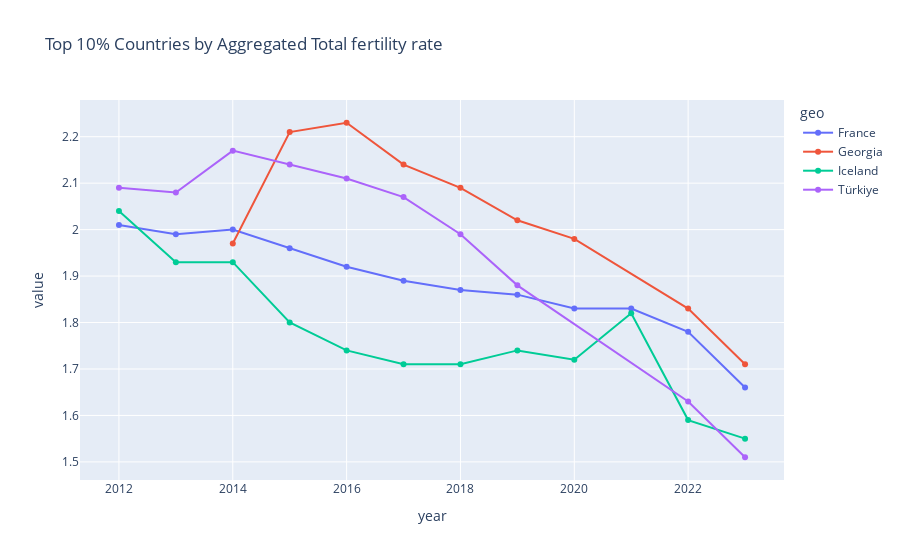
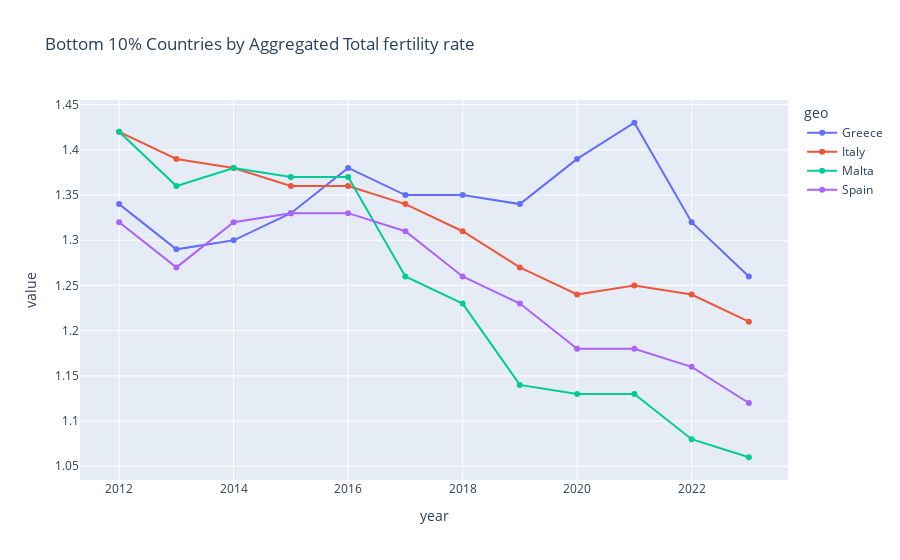

The cell these charts' notebook holds for them, in order:
### Code cell
import pandas as pd
import plotly.express as px
df = pd.read_csv(r'..\processed_data\total_fertility_rate.csv')

# ignore all rows with total values
df = df[~df['geo'].str.contains('Total')]
value_col = df.columns[-1]
aggregated_obs_values = df.groupby(['geo', 'year'])[value_col].sum()

threshold = 0.25 * df["year"].nunique()

group = df.groupby('geo')

countries_to_remove = []

for geo, group_data in group:
    year_counts = group_data['year'].value_counts()
    missing_counts = df["year"].nunique() - year_counts.count()
    
    if missing_counts > threshold:
        countries_to_remove.append(geo)

df_copy = df[~df['geo'].isin(countries_to_remove)]
aggregated_obs_values = df_copy.groupby(['geo', 'year'])[value_col].sum()

top_threshold = aggregated_obs_values.groupby('geo').mean().quantile(0.9)
top_countries = aggregated_obs_values.groupby('geo').mean()
top_countries = top_countries[top_countries > top_threshold].index
filtered_top_df = aggregated_obs_values.loc[top_countries].reset_index()

bottom_threshold = aggregated_obs_values.groupby('geo').mean().quantile(0.1)
bottom_countries = aggregated_obs_values.groupby('geo').mean()
bottom_countries = bottom_countries[bottom_countries < bottom_threshold].index
filtered_bottom_df = aggregated_obs_values.loc[bottom_countries].reset_index()


fig = px.line(filtered_top_df, x='year', y=[value_col], color='geo', 
              markers=True, title=f'Top 10% Countries by Aggregated {value_col}')
fig.show()

fig = px.line(filtered_bottom_df, x='year', y=[value_col], color='geo', 
              markers=True, title=f'Bottom 10% Countries by Aggregated {value_col}')
fig.show()

### Figure 1 — Plotly figure (JSON) as saved in the notebook; plotly's stock layout.template omitted (floating-point values rounded to 4 significant figures)
{"data": [{"hovertemplate": "geo=France<br>variable=Total fertility rate<br>year=%{x}<br>value=%{y}<extra></extra>", "legendgroup": "France", "line": {"color": "#636efa", "dash": "solid"}, "marker": {"symbol": "circle"}, "mode": "lines+markers", "name": "France", "orientation": "v", "showlegend": true, "type": "scatter", "x": [2012, 2013, 2014, 2015, 2016, 2017, 2018, 2019, 2020, 2021, 2022, 2023], "xaxis": "x", "y": [2.01, 1.99, 2.0, 1.96, 1.92, 1.89, 1.87, 1.86, 1.83, 1.83, 1.78, 1.66], "yaxis": "y"}, {"hovertemplate": "geo=Georgia<br>variable=Total fertility rate<br>year=%{x}<br>value=%{y}<extra></extra>", "legendgroup": "Georgia", "line": {"color": "#EF553B", "dash": "solid"}, "marker": {"symbol": "circle"}, "mode": "lines+markers", "name": "Georgia", "orientation": "v", "showlegend": true, "type": "scatter", "x": [2014, 2015, 2016, 2017, 2018, 2019, 2020, 2022, 2023], "xaxis": "x", "y": [1.97, 2.21, 2.23, 2.14, 2.09, 2.02, 1.98, 1.83, 1.71], "yaxis": "y"}, {"hovertemplate": "geo=Iceland<br>variable=Total fertility rate<br>year=%{x}<br>value=%{y}<extra></extra>", "legendgroup": "Iceland", "line": {"color": "#00cc96", "dash": "solid"}, "marker": {"symbol": "circle"}, "mode": "lines+markers", "name": "Iceland", "orientation": "v", "showlegend": true, "type": "scatter", "x": [2012, 2013, 2014, 2015, 2016, 2017, 2018, 2019, 2020, 2021, 2022, 2023], "xaxis": "x", "y": [2.04, 1.93, 1.93, 1.8, 1.74, 1.71, 1.71, 1.74, 1.72, 1.82, 1.59, 1.55], "yaxis": "y"}, {"hovertemplate": "geo=Türkiye<br>variable=Total fertility rate<br>year=%{x}<br>value=%{y}<extra></extra>", "legendgroup": "Türkiye", "line": {"color": "#ab63fa", "dash": "solid"}, "marker": {"symbol": "circle"}, "mode": "lines+markers", "name": "Türkiye", "orientation": "v", "showlegend": true, "type": "scatter", "x": [2012, 2013, 2014, 2015, 2016, 2017, 2018, 2019, 2022, 2023], "xaxis": "x", "y": [2.09, 2.08, 2.17, 2.14, 2.11, 2.07, 1.99, 1.88, 1.63, 1.51], "yaxis": "y"}], "layout": {"legend": {"title": {"text": "geo"}, "tracegroupgap": 0}, "title": {"text": "Top 10% Countries by Aggregated Total fertility rate"}, "xaxis": {"anchor": "y", "domain": [0, 1], "title": {"text": "year"}}, "yaxis": {"anchor": "x", "domain": [0, 1], "title": {"text": "value"}}}}

### Figure 2 — Plotly figure (JSON) as saved in the notebook; plotly's stock layout.template omitted (floating-point values rounded to 4 significant figures)
{"data": [{"hovertemplate": "geo=Greece<br>variable=Total fertility rate<br>year=%{x}<br>value=%{y}<extra></extra>", "legendgroup": "Greece", "line": {"color": "#636efa", "dash": "solid"}, "marker": {"symbol": "circle"}, "mode": "lines+markers", "name": "Greece", "orientation": "v", "showlegend": true, "type": "scatter", "x": [2012, 2013, 2014, 2015, 2016, 2017, 2018, 2019, 2020, 2021, 2022, 2023], "xaxis": "x", "y": [1.34, 1.29, 1.3, 1.33, 1.38, 1.35, 1.35, 1.34, 1.39, 1.43, 1.32, 1.26], "yaxis": "y"}, {"hovertemplate": "geo=Italy<br>variable=Total fertility rate<br>year=%{x}<br>value=%{y}<extra></extra>", "legendgroup": "Italy", "line": {"color": "#EF553B", "dash": "solid"}, "marker": {"symbol": "circle"}, "mode": "lines+markers", "name": "Italy", "orientation": "v", "showlegend": true, "type": "scatter", "x": [2012, 2013, 2014, 2015, 2016, 2017, 2018, 2019, 2020, 2021, 2022, 2023], "xaxis": "x", "y": [1.42, 1.39, 1.38, 1.36, 1.36, 1.34, 1.31, 1.27, 1.24, 1.25, 1.24, 1.21], "yaxis": "y"}, {"hovertemplate": "geo=Malta<br>variable=Total fertility rate<br>year=%{x}<br>value=%{y}<extra></extra>", "legendgroup": "Malta", "line": {"color": "#00cc96", "dash": "solid"}, "marker": {"symbol": "circle"}, "mode": "lines+markers", "name": "Malta", "orientation": "v", "showlegend": true, "type": "scatter", "x": [2012, 2013, 2014, 2015, 2016, 2017, 2018, 2019, 2020, 2021, 2022, 2023], "xaxis": "x", "y": [1.42, 1.36, 1.38, 1.37, 1.37, 1.26, 1.23, 1.14, 1.13, 1.13, 1.08, 1.06], "yaxis": "y"}, {"hovertemplate": "geo=Spain<br>variable=Total fertility rate<br>year=%{x}<br>value=%{y}<extra></extra>", "legendgroup": "Spain", "line": {"color": "#ab63fa", "dash": "solid"}, "marker": {"symbol": "circle"}, "mode": "lines+markers", "name": "Spain", "orientation": "v", "showlegend": true, "type": "scatter", "x": [2012, 2013, 2014, 2015, 2016, 2017, 2018, 2019, 2020, 2021, 2022, 2023], "xaxis": "x", "y": [1.32, 1.27, 1.32, 1.33, 1.33, 1.31, 1.26, 1.23, 1.18, 1.18, 1.16, 1.12], "yaxis": "y"}], "layout": {"legend": {"title": {"text": "geo"}, "tracegroupgap": 0}, "title": {"text": "Bottom 10% Countries by Aggregated Total fertility rate"}, "xaxis": {"anchor": "y", "domain": [0, 1], "title": {"text": "year"}}, "yaxis": {"anchor": "x", "domain": [0, 1], "title": {"text": "value"}}}}
